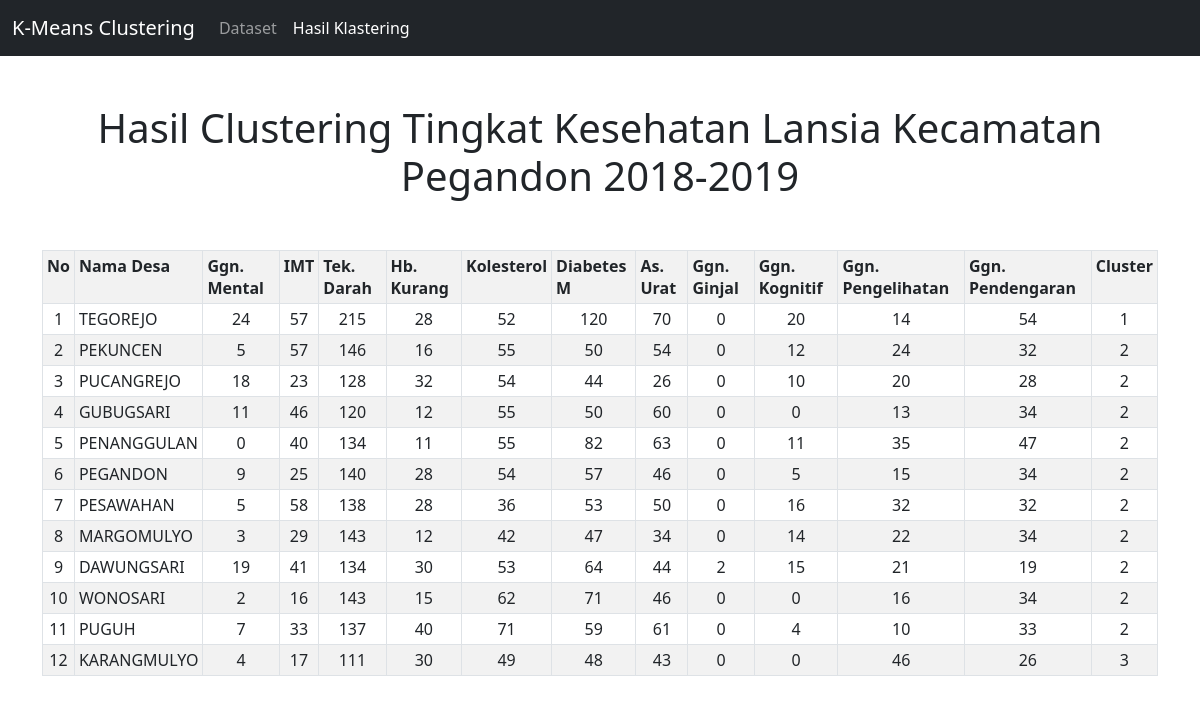
The app's page /klastering.php with its own data.
### tables this page shows
CREATE TABLE `penyakit` (
  `id` int(11) NOT NULL,
  `nama_desa` varchar(50) NOT NULL,
  `mental` int(11) DEFAULT NULL,
  `imt` int(11) DEFAULT NULL,
  `tek_darah` int(11) DEFAULT NULL,
  `hb_kurang` int(11) DEFAULT NULL,
  `kolesterol` int(11) DEFAULT NULL,
  `dm` int(11) DEFAULT NULL,
  `asam_urat` int(11) DEFAULT NULL,
  `ginjal` int(11) DEFAULT NULL,
  `kognitif` int(11) DEFAULT NULL,
  `pengelihatan` int(11) DEFAULT NULL,
  `pendengaran` int(11) DEFAULT NULL,
  `cluster` int(11) DEFAULT NULL
);

### klastering.php (the view, shortened to what this page needs)
<?php
include_once("core/config.php");
$result = mysqli_query($mysqli, "SELECT * FROM penyakit ORDER BY cluster ASC");
?>
<html>
<head>
    <head>
    <link href="https://cdn.jsdelivr.net/npm/bootstrap@5.0.1/dist/css/bootstrap.min.css" rel="stylesheet">
    <link rel="stylesheet" href="https://pro.fontawesome.com/releases/v5.10.0/css/all.css"/>
    </head>
</head>
<body>
<nav class="navbar navbar-expand-lg navbar-dark bg-dark">
  <div class="container-fluid">
    <a class="navbar-brand" href="#">K-Means Clustering</a>
    <div class="collapse navbar-collapse" id="navbarNavDropdown">
      <ul class="navbar-nav">
        <li class="nav-item">
          <a class="nav-link" aria-current="page" href="index.php">Dataset</a>
        </li>
        <li class="nav-item">
          <a class="nav-link active" href="core/kmeans.php">Hasil Klastering</a>
        </li>
      </ul>
    </div>
  </div>
</nav>
    <div class="container mt-5 ">
        <h1 class="text-center mb-3">Hasil Clustering Tingkat Kesehatan Lansia Kecamatan Pegandon 2018-2019</h1>
        <table class="table table-bordered table-striped table-sm table-hover" style="margin-top: 50px;">
            <tr>
                <th>No</th>
                <th>Nama Desa</th>
                <th>Ggn. Mental</th>
                <th>IMT</th>
                <th>Tek. Darah</th>
                <th>Hb. Kurang</th>
                <th>Kolesterol</th>
                <th>Diabetes M</th>
                <th>As. Urat</th>
                <th>Ggn. Ginjal</th>
                <th>Ggn. Kognitif</th>
                <th>Ggn. Pengelihatan</th>
                <th>Ggn. Pendengaran</th>
                <th>Cluster</th>
            </tr>
            <?php
            $no = 1;
            while($user_data = mysqli_fetch_array($result)) {
            ?>
            <tr>
               <td class='text-center'><?=$no?></td>
               <td ><?=$user_data['nama_desa']?></td>
               <td class='text-center'><?=$user_data['mental']?></td>
               <td class='text-center'><?=$user_data['imt']?></td>
               <td class='text-center'><?=$user_data['tek_darah']?></td>
               <td class='text-center'><?=$user_data['hb_kurang']?></td>
               <td class='text-center'><?=$user_data['kolesterol']?></td>
               <td class='text-center'><?=$user_data['dm']?></td>
               <td class='text-center'><?=$user_data['asam_urat']?></td>
               <td class='text-center'><?=$user_data['ginjal']?></td>
               <td class='text-center'><?=$user_data['kognitif']?></td>
               <td class='text-center'><?=$user_data['pengelihatan']?></td>
               <td class='text-center'><?=$user_data['pendengaran']?></td>
               <td class='text-center'><?=$user_data['cluster']?></td>
            </tr>
            <?php
                $no += 1;
                }
            ?>
        </table>
    </div>
</body>
</html>

### records on screen
penyakit: nama_desa "TEGOREJO", mental "24", imt "57", tek_darah "215", hb_kurang "28", kolesterol "52", dm "120", asam_urat "70", ginjal "0", kognitif "20", pengelihatan "14", pendengaran "54", cluster "1"
penyakit: nama_desa "PEKUNCEN", mental "5", imt "57", tek_darah "146", hb_kurang "16", kolesterol "55", dm "50", asam_urat "54", ginjal "0", kognitif "12", pengelihatan "24", pendengaran "32", cluster "2"
penyakit: nama_desa "PUCANGREJO", mental "18", imt "23", tek_darah "128", hb_kurang "32", kolesterol "54", dm "44", asam_urat "26", ginjal "0", kognitif "10", pengelihatan "20", pendengaran "28", cluster "2"
penyakit: nama_desa "GUBUGSARI", mental "11", imt "46", tek_darah "120", hb_kurang "12", kolesterol "55", dm "50", asam_urat "60", ginjal "0", kognitif "0", pengelihatan "13", pendengaran "34", cluster "2"
penyakit: nama_desa "PENANGGULAN", mental "0", imt "40", tek_darah "134", hb_kurang "11", kolesterol "55", dm "82", asam_urat "63", ginjal "0", kognitif "11", pengelihatan "35", pendengaran "47", cluster "2"
penyakit: nama_desa "PEGANDON", mental "9", imt "25", tek_darah "140", hb_kurang "28", kolesterol "54", dm "57", asam_urat "46", ginjal "0", kognitif "5", pengelihatan "15", pendengaran "34", cluster "2"
penyakit: nama_desa "PESAWAHAN", mental "5", imt "58", tek_darah "138", hb_kurang "28", kolesterol "36", dm "53", asam_urat "50", ginjal "0", kognitif "16", pengelihatan "32", pendengaran "32", cluster "2"
penyakit: nama_desa "MARGOMULYO", mental "3", imt "29", tek_darah "143", hb_kurang "12", kolesterol "42", dm "47", asam_urat "34", ginjal "0", kognitif "14", pengelihatan "22", pendengaran "34", cluster "2"
penyakit: nama_desa "DAWUNGSARI", mental "19", imt "41", tek_darah "134", hb_kurang "30", kolesterol "53", dm "64", asam_urat "44", ginjal "2", kognitif "15", pengelihatan "21", pendengaran "19", cluster "2"
penyakit: nama_desa "WONOSARI", mental "2", imt "16", tek_darah "143", hb_kurang "15", kolesterol "62", dm "71", asam_urat "46", ginjal "0", kognitif "0", pengelihatan "16", pendengaran "34", cluster "2"
penyakit: nama_desa "PUGUH", mental "7", imt "33", tek_darah "137", hb_kurang "40", kolesterol "71", dm "59", asam_urat "61", ginjal "0", kognitif "4", pengelihatan "10", pendengaran "33", cluster "2"
penyakit: nama_desa "KARANGMULYO", mental "4", imt "17", tek_darah "111", hb_kurang "30", kolesterol "49", dm "48", asam_urat "43", ginjal "0", kognitif "0", pengelihatan "46", pendengaran "26", cluster "3"
